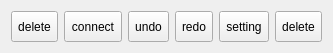
   <widget class="QWidget" name="horizontalWidget" native="true">
    <property name="geometry">
     <rect>
      <x>30</x>
      <y>620</y>
      <width>331</width>
      <height>53</height>
     </rect>
    </property>
    <layout class="QHBoxLayout" name="horizontalLayout">
     <item>
      <widget class="QToolButton" name="eraser">
       <property name="sizePolicy">
        <sizepolicy hsizetype="Preferred" vsizetype="Preferred">
         <horstretch>1</horstretch>
         <verstretch>1</verstretch>
        </sizepolicy>
       </property>
       <property name="toolTip">
        <string>delete</string>
       </property>
       <property name="autoFillBackground">
        <bool>false</bool>
       </property>
       <property name="styleSheet">
        <string notr="true"/>
       </property>
       <property name="text">
        <string notr="true">delete</string>
       </property>
       <property name="icon">
        <iconset resource="resource.qrc">
         <normaloff>:/MainWindow/Icons/Icons/eraser.png</normaloff>:/MainWindow/Icons/Icons/eraser.png</iconset>
       </property>
       <property name="iconSize">
        <size>
         <width>30</width>
         <height>23</height>
        </size>
       </property>
       <property name="checkable">
        <bool>true</bool>
       </property>
       <property name="autoRaise">
        <bool>false</bool>
       </property>
      </widget>
     </item>
     <item>
      <widget class="QToolButton" name="connect_btn">
       <property name="sizePolicy">
        <sizepolicy hsizetype="Preferred" vsizetype="Preferred">
         <horstretch>1</horstretch>
         <verstretch>1</verstretch>
        </sizepolicy>
       </property>
       <property name="toolTip">
        <string>connect</string>
       </property>
       <property name="styleSheet">
        <string notr="true"/>
       </property>
       <property name="text">
        <string>connect</string>
       </property>
       <property name="icon">
        <iconset resource="resource.qrc">
         <normaloff>:/MainWindow/Icons/Icons/connect.png</normaloff>:/MainWindow/Icons/Icons/connect.png</iconset>
       </property>
       <property name="iconSize">
        <size>
         <width>25</width>
         <height>25</height>
        </size>
       </property>
      </widget>
     </item>
     <item>
      <widget class="QToolButton" name="temp_line">
       <property name="sizePolicy">
        <sizepolicy hsizetype="Preferred" vsizetype="Preferred">
         <horstretch>1</horstretch>
         <verstretch>0</verstretch>
        </sizepolicy>
       </property>
       <property name="toolTip">
        <string>undo</string>
       </property>
       <property name="styleSheet">
        <string notr="true"/>
       </property>
       <property name="text">
        <string>undo</string>
       </property>
       <property name="icon">
        <iconset resource="resource.qrc">
         <normaloff>:/MainWindow/Icons/Icons/undo.png</normaloff>:/MainWindow/Icons/Icons/undo.png</iconset>
       </property>
       <property name="iconSize">
        <size>
         <width>25</width>
         <height>25</height>
        </size>
       </property>
      </widget>
     </item>
     <item>
      <widget class="QToolButton" name="toolButton_4">
       <property name="sizePolicy">
        <sizepolicy hsizetype="Preferred" vsizetype="Preferred">
         <horstretch>1</horstretch>
         <verstretch>0</verstretch>
        </sizepolicy>
       </property>
       <property name="toolTip">
        <string>redo</string>
       </property>
       <property name="styleSheet">
        <string notr="true"/>
       </property>
       <property name="text">
        <string>redo</string>
       </property>
       <property name="icon">
        <iconset resource="resource.qrc">
         <normaloff>:/MainWindow/Icons/Icons/redo.png</normaloff>:/MainWindow/Icons/Icons/redo.png</iconset>
       </property>
       <property name="iconSize">
        <size>
         <width>25</width>
         <height>25</height>
        </size>
       </property>
      </widget>
     </item>
     <item>
      <widget class="QToolButton" name="setting_btn">
       <property name="sizePolicy">
        <sizepolicy hsizetype="Preferred" vsizetype="Preferred">
         <horstretch>1</horstretch>
         <verstretch>0</verstretch>
        </sizepolicy>
       </property>
       <property name="toolTip">
        <string>setting</string>
       </property>
       <property name="styleSheet">
        <string notr="true"/>
       </property>
       <property name="text">
        <string>setting</string>
       </property>
       <property name="icon">
        <iconset resource="resource.qrc">
         <normaloff>:/MainWindow/Icons/Icons/settings.png</normaloff>:/MainWindow/Icons/Icons/settings.png</iconset>
       </property>
       <property name="iconSize">
        <size>
         <width>25</width>
         <height>25</height>
        </size>
       </property>
      </widget>
     </item>
     <item>
      <widget class="QToolButton" name="controlpad_btn">
       <property name="sizePolicy">
        <sizepolicy hsizetype="Preferred" vsizetype="Preferred">
         <horstretch>1</horstretch>
         <verstretch>1</verstretch>
        </sizepolicy>
       </property>
       <property name="toolTip">
        <string>delete</string>
       </property>
       <property name="autoFillBackground">
        <bool>false</bool>
       </property>
       <property name="styleSheet">
        <string notr="true"/>
       </property>
       <property name="text">
        <string notr="true">delete</string>
       </property>
       <property name="icon">
        <iconset resource="resource.qrc">
         <normaloff>:/MainWindow/Icons/Icons/controlpad.png</normaloff>:/MainWindow/Icons/Icons/controlpad.png</iconset>
       </property>
       <property name="iconSize">
        <size>
         <width>30</width>
         <height>23</height>
        </size>
       </property>
       <property name="checkable">
        <bool>true</bool>
       </property>
       <property name="autoRaise">
        <bool>false</bool>
       </property>
      </widget>
     </item>
    </layout>
   </widget>
